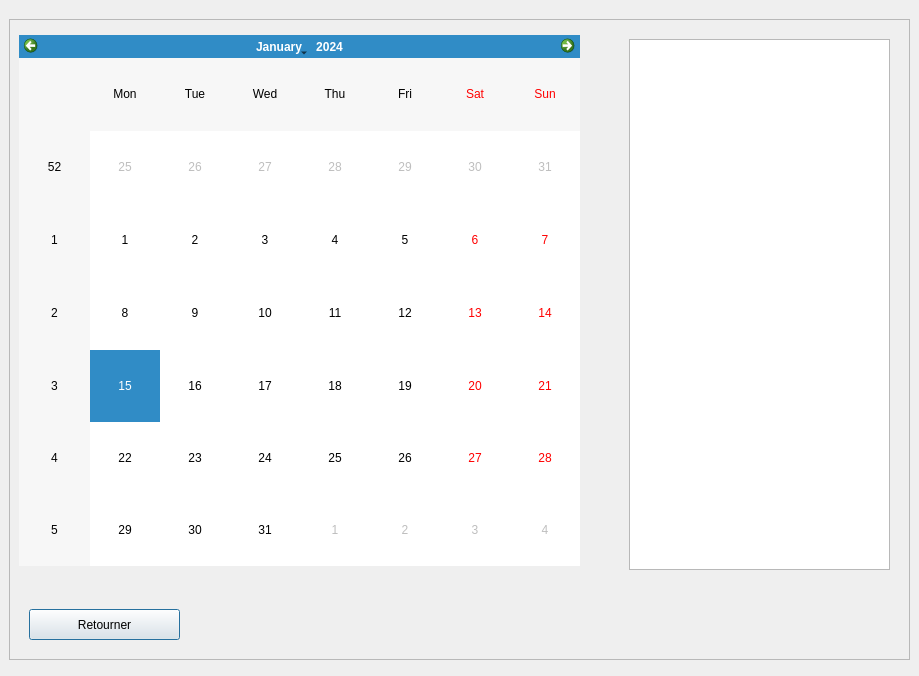
<?xml version="1.0" encoding="UTF-8"?>
<ui version="4.0">
 <class>calendrierDialog</class>
 <widget class="QDialog" name="calendrierDialog">
  <property name="geometry">
   <rect>
    <x>0</x>
    <y>0</y>
    <width>919</width>
    <height>676</height>
   </rect>
  </property>
  <property name="windowTitle">
   <string>Dialog</string>
  </property>
  <widget class="QCalendarWidget" name="calendarWidget_pat">
   <property name="geometry">
    <rect>
     <x>19</x>
     <y>35</y>
     <width>561</width>
     <height>531</height>
    </rect>
   </property>
  </widget>
  <widget class="QFrame" name="frame">
   <property name="geometry">
    <rect>
     <x>9</x>
     <y>19</y>
     <width>901</width>
     <height>641</height>
    </rect>
   </property>
   <property name="frameShape">
    <enum>QFrame::Shape::StyledPanel</enum>
   </property>
   <property name="frameShadow">
    <enum>QFrame::Shadow::Raised</enum>
   </property>
   <widget class="QPushButton" name="ButtonExit">
    <property name="geometry">
     <rect>
      <x>20</x>
      <y>590</y>
      <width>151</width>
      <height>31</height>
     </rect>
    </property>
    <property name="text">
     <string>Retourner</string>
    </property>
   </widget>
   <widget class="QTextEdit" name="Calendrier_Info">
    <property name="geometry">
     <rect>
      <x>620</x>
      <y>20</y>
      <width>261</width>
      <height>531</height>
     </rect>
    </property>
   </widget>
  </widget>
  <zorder>frame</zorder>
  <zorder>calendarWidget_pat</zorder>
 </widget>
 <resources/>
 <connections/>
</ui>
